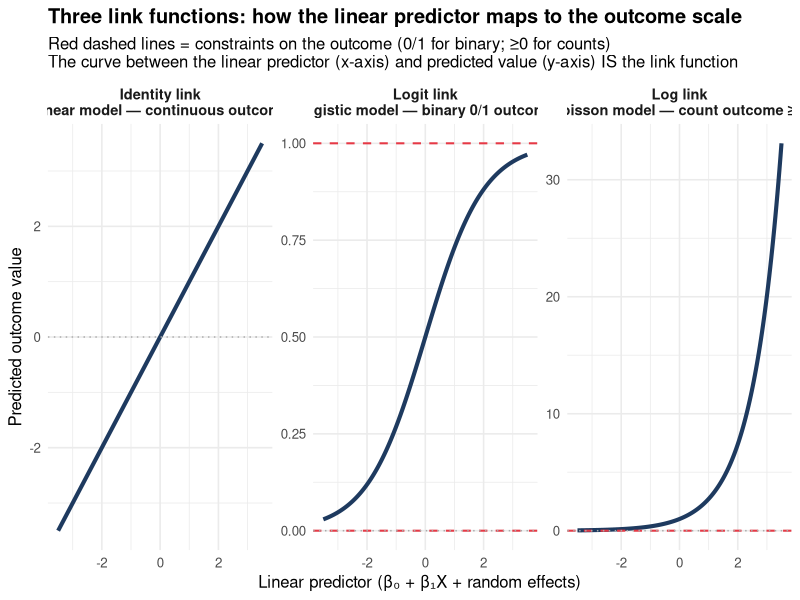
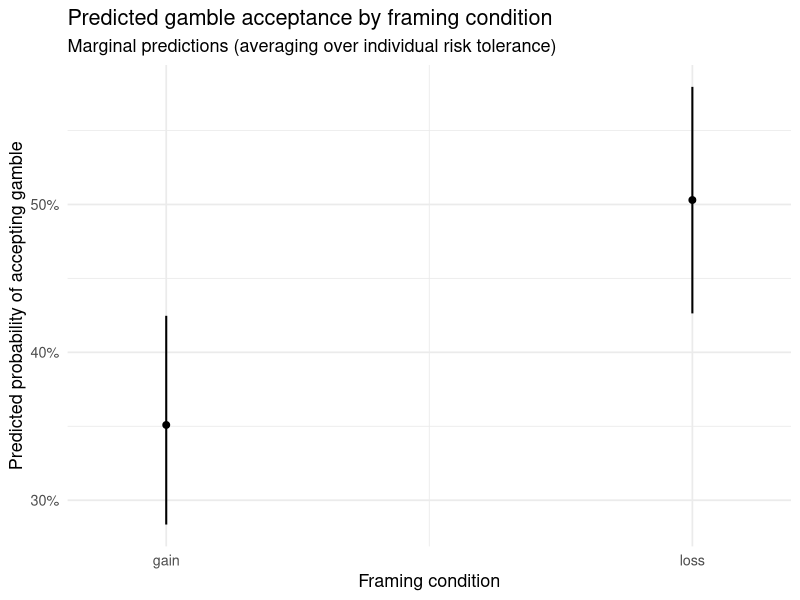
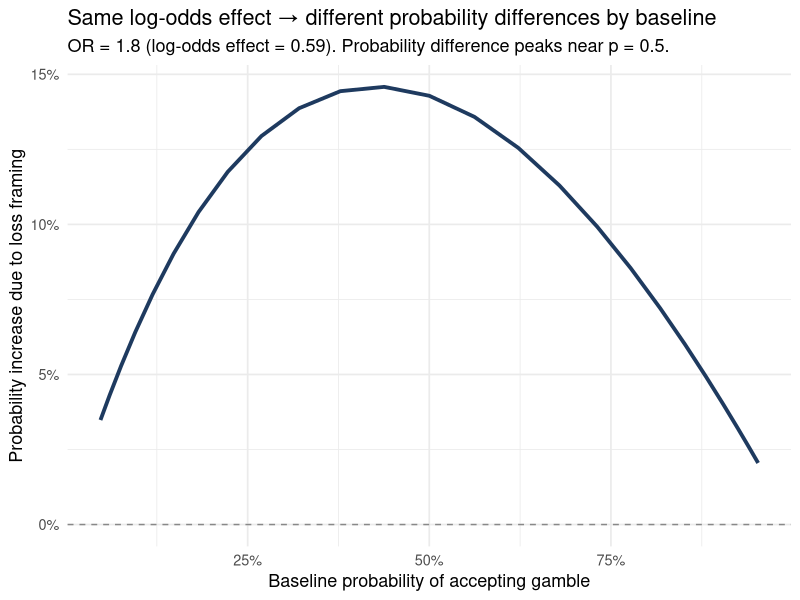

These figures' R source, in order:
## ---- chunk 1
library(tidyverse)
library(lme4)
library(lmerTest)
library(glmmTMB)
library(ggeffects)
library(broom.mixed)
library(patchwork)
set.seed(2024)
## ---- chunk 2
x_seq <- seq(-3.5, 3.5, length.out = 200)

df_links <- bind_rows(
  # Identity link (linear model): predicted value = linear predictor (no constraint)
  tibble(
    linear_predictor = x_seq,
    predicted        = x_seq,
    link  = "Identity link\n(Linear model — continuous outcome)",
    note  = "No constraint: predicted value\ncan be negative or > 1"
  ),
  # Logit link (logistic model): maps log-odds to probability ∈ (0, 1)
  tibble(
    linear_predictor = x_seq,
    predicted        = plogis(x_seq),
    link  = "Logit link\n(Logistic model — binary 0/1 outcome)",
    note  = "S-curve: predicted stays in (0, 1)\nSlope flattest at extremes"
  ),
  # Log link (Poisson model): maps log-rate to non-negative count
  tibble(
    linear_predictor = x_seq,
    predicted        = exp(x_seq),
    link  = "Log link\n(Poisson model — count outcome \u2265 0)",
    note  = "Exponential: predicted always positive\nVariance scales with mean"
  )
) |>
  mutate(link = factor(link, levels = unique(link)))

ggplot(df_links, aes(x = linear_predictor, y = predicted)) +
  geom_line(linewidth = 1.4, color = "#1e3a5f") +
  geom_hline(data = tibble(link = factor("Logit link\n(Logistic model — binary 0/1 outcome)",
                                          levels = levels(df_links$link)),
                            y = c(0, 1)),
             aes(yintercept = y), color = "#e63946", linetype = "dashed", linewidth = 0.7) +
  geom_hline(data = tibble(link = factor("Log link\n(Poisson model — count outcome \u2265 0)",
                                          levels = levels(df_links$link)),
                            y = 0),
             aes(yintercept = y), color = "#e63946", linetype = "dashed", linewidth = 0.7) +
  geom_hline(yintercept = 0, linetype = "dotted", color = "#aaa", linewidth = 0.5) +
  facet_wrap(~ link, scales = "free_y", ncol = 3) +
  labs(
    title    = "Three link functions: how the linear predictor maps to the outcome scale",
    subtitle = "Red dashed lines = constraints on the outcome (0/1 for binary; \u22650 for counts)\nThe curve between the linear predictor (x-axis) and predicted value (y-axis) IS the link function",
    x = "Linear predictor (\u03b2\u2080 + \u03b2\u2081X + random effects)",
    y = "Predicted outcome value"
  ) +
  theme_minimal(base_size = 12) +
  theme(strip.text = element_text(face = "bold", size = 10.5),
        plot.title = element_text(face = "bold"))
## ---- chunk 3
n_participants <- 80
n_trials_each  <- 8   # 8 gain-framed + 8 loss-framed trials per person

u0_person <- rnorm(n_participants, 0, 1.2)   # individual risk tolerance differences

df_gamble <- expand_grid(
  participant = 1:n_participants,
  framing     = c("gain", "loss"),
  trial       = 1:n_trials_each
) |>
  mutate(
    u0            = u0_person[participant],
    framing_dummy = as.integer(framing == "loss"),
    log_odds      = -0.5 + u0 + 0.59 * framing_dummy,   # log(1.8) ≈ 0.59
    prob          = plogis(log_odds),
    accepted      = rbinom(n(), 1, prob),
    participant   = factor(participant),
    framing       = factor(framing, levels = c("gain", "loss"))
  )

df_gamble |>
  group_by(framing) |>
  summarise(
    n_trials       = n(),
    acceptance_rate = mean(accepted),
    .groups = "drop"
  ) |>
  knitr::kable(digits = 3, caption = "Observed gamble acceptance rates by framing condition")
## ---- chunk 4
m_gamble <- glmer(
  accepted ~ framing + (1 | participant),
  data   = df_gamble,
  family = binomial
)

broom.mixed::tidy(m_gamble, effects = "fixed", exponentiate = TRUE, conf.int = TRUE) |>
  filter(term != "(Intercept)") |>
  select(term, estimate, conf.low, conf.high, p.value) |>
  knitr::kable(
    digits = 3,
    caption = "Framing effect as odds ratio. True OR = 1.8; loss framing increases gamble acceptance odds."
  )
## ---- chunk 5
preds_gamble <- ggpredict(m_gamble, terms = "framing", type = "fixed")

plot(preds_gamble) +
  scale_color_manual(values = c("#1e3a5f", "#e63946")) +
  labs(
    title    = "Predicted gamble acceptance by framing condition",
    subtitle = "Marginal predictions (averaging over individual risk tolerance)",
    x        = "Framing condition",
    y        = "Predicted probability of accepting gamble"
  ) +
  theme_minimal(base_size = 13)
## ---- chunk 6
tibble(
  baseline_logodds = seq(-3, 3, by = 0.25),
  baseline_prob    = plogis(baseline_logodds),
  treatment_prob   = plogis(baseline_logodds + log(1.8)),
  prob_difference  = plogis(baseline_logodds + log(1.8)) - plogis(baseline_logodds)
) |>
  ggplot(aes(x = baseline_prob, y = prob_difference)) +
  geom_line(linewidth = 1.3, color = "#1e3a5f") +
  geom_hline(yintercept = 0, linetype = "dashed", color = "#888") +
  labs(
    title    = "Same log-odds effect → different probability differences by baseline",
    subtitle = "OR = 1.8 (log-odds effect = 0.59). Probability difference peaks near p = 0.5.",
    x        = "Baseline probability of accepting gamble",
    y        = "Probability increase due to loss framing"
  ) +
  scale_x_continuous(labels = scales::percent_format()) +
  scale_y_continuous(labels = scales::percent_format()) +
  theme_minimal(base_size = 13)
## ---- chunk 7
n_per_cond <- 50

df_risky <- tibble(
  participant = 1:(n_per_cond * 2),
  condition   = rep(c("control", "disclosure"), each = n_per_cond)
) |>
  mutate(
    u0          = rnorm(n(), 0, 0.4),
    log_mu      = 1.8 + u0 + (-0.43) * as.integer(condition == "disclosure"),  # log(0.65)
    mu          = exp(log_mu),
    risky_count = rpois(n(), mu),    # out of 10 gambles; rare values > 10 are truncated for realism
    risky_count = pmin(risky_count, 10),
    condition   = factor(condition, levels = c("control", "disclosure"))
  )

df_risky |>
  group_by(condition) |>
  summarise(
    mean_risky = mean(risky_count),
    sd_risky   = sd(risky_count),
    prop_zero  = mean(risky_count == 0),
    .groups    = "drop"
  ) |>
  knitr::kable(digits = 3,
    caption = "Count of risky choices (out of 10 gambles) by condition")
## ---- chunk 8
m_risky <- glmmTMB(
  risky_count ~ condition + (1 | participant),
  data   = df_risky,
  family = poisson
)

# Dispersion check: values near 1 indicate no overdispersion
pearson_resid <- residuals(m_risky, type = "pearson")
dispersion    <- sum(pearson_resid^2) / df.residual(m_risky)
cat("Dispersion ratio:", round(dispersion, 3), "\n")
cat("Values near 1.0 = no overdispersion; values > 1.5 = switch to negative binomial.\n\n")

broom.mixed::tidy(m_risky, effects = "fixed", exponentiate = TRUE, conf.int = TRUE) |>
  filter(term != "(Intercept)") |>
  select(term, estimate, conf.low, conf.high, p.value) |>
  knitr::kable(
    digits = 3,
    caption = "Disclosure effect as rate ratio. True RR = 0.65: disclosure reduces risky choices by ~35%."
  )
## ---- chunk 9
n_par_within  <- 60
n_blocks      <- 6   # 6 blocks of 10 gambles per condition

df_risky_within <- expand_grid(
  participant = 1:n_par_within,
  condition   = c("control", "disclosure"),
  block       = 1:n_blocks
) |>
  mutate(
    u0         = rnorm(n_par_within, 0, 0.5)[participant],
    log_mu     = 1.5 + u0 - 0.43 * as.integer(condition == "disclosure"),
    mu         = exp(log_mu),
    phi        = rgamma(n(), shape = 3, rate = 3),   # extra-Poisson variability
    risky_count = rpois(n(), mu * phi),
    participant = factor(participant),
    condition  = factor(condition, levels = c("control", "disclosure"))
  )

m_nb_within <- glmmTMB(
  risky_count ~ condition + (1 | participant),
  data   = df_risky_within,
  family = nbinom2
)

broom.mixed::tidy(m_nb_within, effects = "fixed", exponentiate = TRUE, conf.int = TRUE) |>
  filter(term != "(Intercept)") |>
  select(term, estimate, conf.low, conf.high, p.value) |>
  knitr::kable(
    digits = 3,
    caption = "Negative binomial mixed model: within-subjects disclosure effect on risky choice count."
  )
## ---- chunk 10
n_par_mf <- 100   # 50 per between-subjects condition
n_items   <- 4    # items per within-subjects condition

df_mf <- expand_grid(
  participant  = 1:n_par_mf,
  stakes       = c("low", "high"),
  item         = 1:n_items
) |>
  mutate(
    disclosure = ifelse(participant <= 50, "standard", "gain_frame"),
    u0         = rnorm(n_par_mf, 0, 0.9)[participant],
    log_odds   = -0.3
      + u0
      + 0.5 * (stakes == "high")                              # high stakes increases risk-seeking
      + 0.4 * (disclosure == "gain_frame")                    # gain frame shifts toward acceptance
      + 0.3 * (stakes == "high") * (disclosure == "gain_frame"), # interaction
    prob          = plogis(log_odds),
    chose_risky   = rbinom(n(), 1, prob),
    participant   = factor(participant),
    stakes        = factor(stakes, levels = c("low", "high")),
    disclosure    = factor(disclosure, levels = c("standard", "gain_frame"))
  )

m_mf <- glmer(
  chose_risky ~ stakes * disclosure + (1 | participant),
  data   = df_mf,
  family = binomial
)

broom.mixed::tidy(m_mf, effects = "fixed", exponentiate = TRUE, conf.int = TRUE) |>
  select(term, estimate, conf.low, conf.high, p.value) |>
  knitr::kable(
    digits = 3,
    caption = "Mixed factorial GLMM: stakes × disclosure framing on risky choice (odds ratios). Interaction OR > 1 means the disclosure effect is larger under high stakes."
  )
